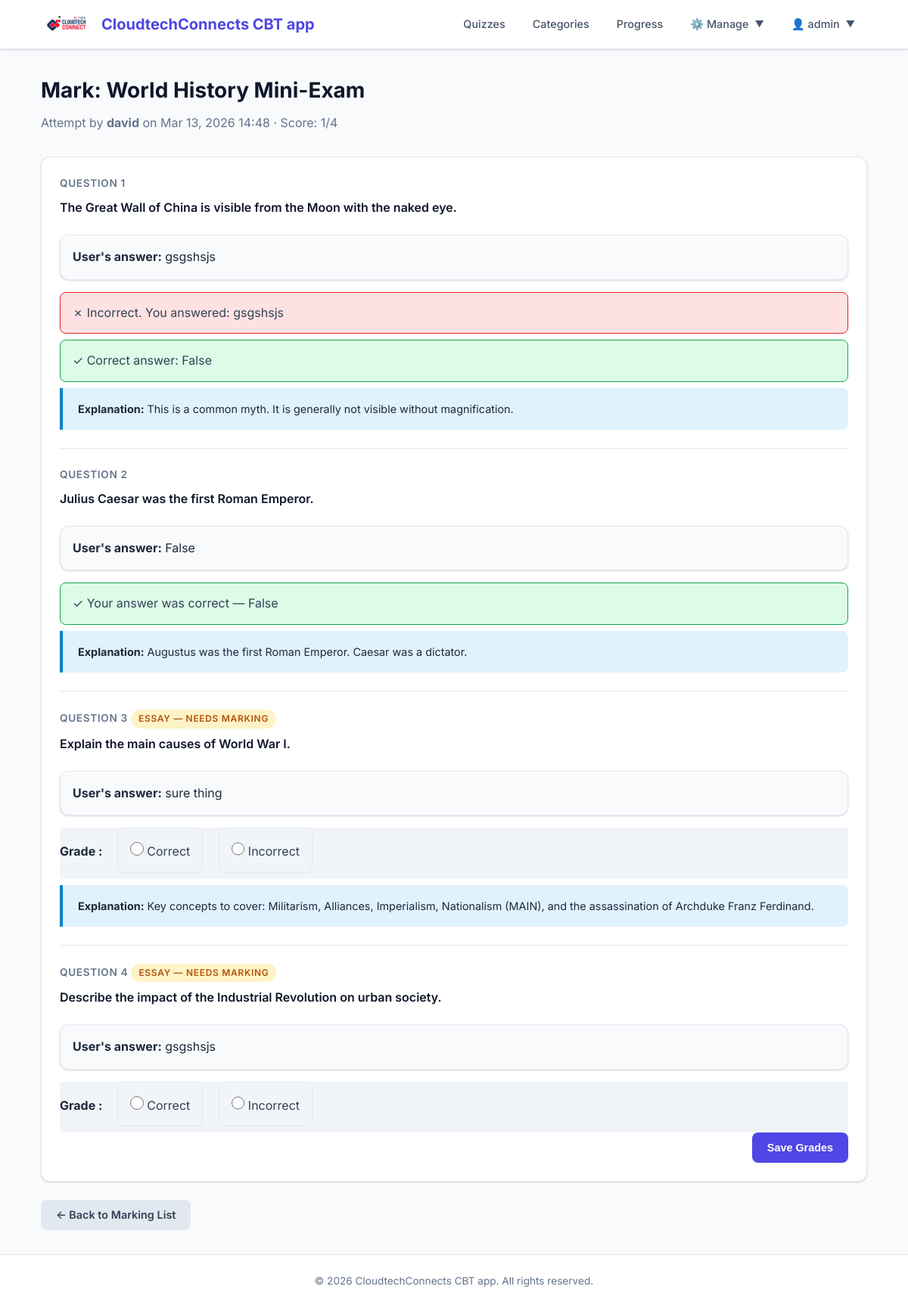
The app's page /marking/4/ (signed in) with its own data.
### apps/quiz/models.py (models this page shows, shortened)
class Sitting(models.Model):
    user = models.ForeignKey(
        settings.AUTH_USER_MODEL,
        on_delete=models.CASCADE,
        null=True,
        blank=True,
        related_name='sittings',
    )
    quiz = models.ForeignKey(
        Quiz,
        on_delete=models.CASCADE,
        related_name='sittings',
    )
    question_order = models.TextField(
        verbose_name='Question Order',
        help_text='JSON list of question PKs in display order.',
    )
    question_list = models.TextField(
        verbose_name='Question List',
        help_text='JSON list of dicts with pk and type.',
    )
    incorrect_questions = models.TextField(
        blank=True,
        verbose_name='Incorrect Questions',
        help_text='Comma-separated PKs of incorrect answers.',
    )
    graded_essays = models.TextField(
        blank=True,
        verbose_name='Graded Essays',
        help_text='Comma-separated PKs of already marked essay questions.',
    )
    current_score = models.IntegerField(default=0)
    complete = models.BooleanField(default=False)
    user_answers = models.TextField(
        default='{}',
        verbose_name='User Answers',
        help_text='JSON dict mapping question pk to user answer.',
    )
    start = models.DateTimeField(auto_now_add=True)
    end = models.DateTimeField(null=True, blank=True)
    objects = SittingManager()
    class Meta:
        verbose_name = 'Sitting'
        verbose_name_plural = 'Sittings'
        ordering = ['-start']
        permissions = ()
    def get_question_list(self):
        try:
            return json.loads(self.question_list)
        except (json.JSONDecodeError, TypeError):
            return []
    def _load_question(self, q_info):
        q_type = q_info['type']
        pk = q_info['pk']
        if q_type == 'mc':
            return MCQuestion.objects.get(pk=pk)
        elif q_type == 'tf':
            return TFQuestion.objects.get(pk=pk)
        elif q_type == 'essay':
            return EssayQuestion.objects.get(pk=pk)
        return None
    def get_user_answers(self):
        try:
            return json.loads(self.user_answers)
        except (json.JSONDecodeError, TypeError):
            return {}
    def get_questions_with_answers(self):
        user_answers = self.get_user_answers()
        result = []
        for q_info in self.get_question_list():
            question = self._load_question(q_info)
            if not question:
                continue
            q_pk = str(q_info['pk'])
            user_answer = user_answers.get(q_pk, '')
            is_correct = None
            correct_answer = question.get_correct_answer()
            if question.question_type == 'essay':
                is_correct = None  # manually graded
            elif user_answer:
                is_correct = question.check_if_correct(user_answer)
            result.append({
                'question': question,
                'user_answer': user_answer,
                'is_correct': is_correct,
                'correct_answer': correct_answer,
            })
        return result
    def get_total_questions(self):
        return len(self.get_question_list())

class Quiz(models.Model):
    title = models.CharField(max_length=60, verbose_name='Title')
    description = models.TextField(
        blank=True,
        help_text='A description of the quiz.',
    )
    url = models.SlugField(
        max_length=60,
        unique=True,
        help_text='A user-friendly URL slug.',
        verbose_name='URL',
    )
    category = models.ForeignKey(
        Category,
        on_delete=models.SET_NULL,
        null=True,
        blank=True,
        related_name='quizzes',
    )
    image = models.ImageField(
        upload_to='quiz_images/',
        blank=True,
        null=True,
        help_text='An optional image for the quiz.',
    )
    random_order = models.BooleanField(
        default=False,
        verbose_name='Random Order',
        help_text='Display the questions in a random order each time?',
    )
    max_questions = models.PositiveIntegerField(
        blank=True,
        null=True,
        verbose_name='Max Questions',
        help_text='Number of questions to show (random subset). '
                  'Leave blank to show all.',
    )
    time_limit = models.PositiveIntegerField(
        blank=True,
        null=True,
        verbose_name='Time Limit (minutes)',
        help_text='Time limit for the quiz in minutes. Leave blank for no limit.',
    )
    answers_at_end = models.BooleanField(
        default=False,
        verbose_name='Answers at End',
        help_text='Show correct answers only after quiz completion?',
    )
    hide_results = models.BooleanField(
        default=False,
        verbose_name='Hide Results',
        help_text='If yes, the user will not see their score or marked answers upon completion. '
                  'Useful for standard exams where results are released later.',
    )
    exam_paper = models.BooleanField(
        default=False,
        verbose_name='Exam Paper',
        help_text='If yes, the result of each attempt is stored. '
                  'Necessary for marking.',
    )
    single_attempt = models.BooleanField(
        default=False,
        verbose_name='Single Attempt',
        help_text='If yes, only one attempt per user is allowed.',
    )
    pass_mark = models.SmallIntegerField(
        default=0,
        verbose_name='Pass Mark (%)',
        help_text='Percentage required to pass. 0 means no pass mark.',
        validators=[MinValueValidator(0), MaxValueValidator(100)],
    )
    success_text = models.TextField(
        blank=True,
        verbose_name='Success Text',
        help_text='Displayed if the user passes.',
    )
    fail_text = models.TextField(
        blank=True,
        verbose_name='Fail Text',
        help_text='Displayed if the user fails.',
    )
    draft = models.BooleanField(
        default=False,
        verbose_name='Draft',
        help_text='If yes, the quiz is not publicly visible.',
    )
    featured = models.BooleanField(
        default=False,
        verbose_name='Featured',
        help_text='If yes, this quiz will be the ONLY one visible to students.',
    )
    class Meta:
        verbose_name = 'Quiz'
        verbose_name_plural = 'Quizzes'
        ordering = ['title']
        permissions = (
            ('view_sittings', 'Can see completed exams.'),
        )

class Question(models.Model):
    figure = models.ImageField(
        upload_to='question_images/',
        blank=True,
        null=True,
        verbose_name='Figure',
        help_text='An optional image displayed alongside the question.',
    )
    content = models.TextField(
        verbose_name='Question',
        help_text='Enter the question text.',
    )
    explanation = models.TextField(
        blank=True,
        verbose_name='Explanation',
        help_text='Explanation shown after the question is answered.',
    )
    category = models.ForeignKey(
        Category,
        on_delete=models.SET_NULL,
        null=True,
        blank=True,
    )
    sub_category = models.ForeignKey(
        SubCategory,
        on_delete=models.SET_NULL,
        null=True,
        blank=True,
    )
    class Meta:
        abstract = True

class TFQuestion(Question):
    quiz = models.ManyToManyField(Quiz, related_name='tf_questions', blank=True)
    correct = models.BooleanField(
        default=False,
        verbose_name='Correct Answer',
        help_text='Tick if the correct answer is True.',
    )
    class Meta:
        verbose_name = 'True/False Question'
        verbose_name_plural = 'True/False Questions'
    def check_if_correct(self, guess):
        return str(self.correct) == str(guess)
    def get_correct_answer(self):
        return 'True' if self.correct else 'False'
    @property
    def question_type(self):
        return 'tf'

class EssayQuestion(Question):
    quiz = models.ManyToManyField(Quiz, related_name='essay_questions', blank=True)
    class Meta:
        verbose_name = 'Essay Question'
        verbose_name_plural = 'Essay Questions'
    def get_correct_answer(self):
        return 'To be marked manually.'
    @property
    def question_type(self):
        return 'essay'

### apps/quiz/views.py (the view, shortened to what this page needs)
# urls.py: path('marking/<int:pk>/', views.marking_detail_view, name='marking_detail'),
@login_required
@permission_required('quiz.view_sittings', raise_exception=True)
def marking_detail_view(request, pk):
    sitting = get_object_or_404(Sitting, pk=pk, complete=True)
    questions_with_answers = sitting.get_questions_with_answers()
    return render(request, 'quiz/marking_detail.html', {
        'sitting': sitting,
        'questions_with_answers': questions_with_answers,
    })

### templates/quiz/marking_detail.html (shortened to what this page needs)
{% extends "base.html" %}
{% block content %}
<div class="page-header">
    <h1>Mark: {{ sitting.quiz.title }}</h1>
    <p>
        Attempt by <strong>{{ sitting.user.username|default:"Anonymous" }}</strong>
        on {{ sitting.end|date:"M d, Y H:i" }}
        · Score: {{ sitting.current_score }}/{{ sitting.get_total_questions }}
    </p>
</div>
<div class="card">
    <div class="card-body">
        <form method="post">
            {% for item in questions_with_answers %}
                <div style="{% if not forloop.first %}border-top: 1px solid var(--gray-200); padding-top: 1.5rem; margin-top: 1.5rem;{% endif %}">
                    <p class="question-number">
                        Question {{ forloop.counter }}
                        {% if item.question.question_type == 'essay' %}
                            <span class="badge badge-warning">Essay — Needs Marking</span>
                        {% endif %}
                    </p>
                    <p class="question-text" style="font-size: 1rem;">{{ item.question.content }}</p>
                    <div class="card mb-2" style="background: var(--gray-50);">
                        <div class="card-body" style="padding: 1rem;">
                            <strong>User's answer:</strong>
                            {% if item.question.question_type == 'mc' %}
                                {% for answer in item.question.get_answers %}
                                    {% if answer.pk|stringformat:"d" == item.user_answer %}
                                        {{ answer.content }}
                                    {% endif %}
                                {% endfor %}
                            {% else %}
                                {{ item.user_answer|default:"No answer" }}
                            {% endif %}
                        </div>
                    </div>
                    {% if item.question.question_type != 'essay' %}
                        {% include "quiz/includes/_correct_answer.html" with item=item %}
                    {% else %}
                        <div class="mt-2 p-3" style="background: var(--gray-100); border-radius: 4px;">
                            <strong>
                                Grade
                                :
                            </strong>
                            <div class="form-check form-check-inline" style="margin-left: 1rem; display: inline-block;">
                                <input class="form-check-input" type="radio" name="mark_{{ item.question.pk }}" id="correct_{{ item.question.pk }}" value="correct" {% if item.is_correct %}checked{% endif %}>
                                <label class="form-check-label" for="correct_{{ item.question.pk }}">Correct</label>
                            </div>
                            <div class="form-check form-check-inline" style="margin-left: 1rem; display: inline-block;">
                                <input class="form-check-input" type="radio" name="mark_{{ item.question.pk }}" id="incorrect_{{ item.question.pk }}" value="incorrect" {% if item.is_incorrect %}checked{% endif %}>
                                <label class="form-check-label" for="incorrect_{{ item.question.pk }}">Incorrect</label>
                            </div>
                        </div>
                    {% endif %}
                    {% if item.question.explanation %}
                        <div class="question-explanation mt-1">
                            <strong>Explanation:</strong> {{ item.question.explanation }}
                        </div>
                    {% endif %}
                </div>
            {% endfor %}
            <div class="mt-4 border-top pt-3 text-right">
                <button type="submit" class="btn btn-primary">Save Grades</button>
            </div>
        </form>
    </div>
</div>
<div class="mt-3">
    <a href="{% url 'quiz:marking_list' %}" class="btn btn-secondary">← Back to Marking List</a>
</div>
{% endblock %}

### templates/includes/_nav.html (shortened to what this page needs)
{% load static %}
<nav class="navbar">
    <div class="container">
        <a href="{% url 'quiz:quiz_list' %}" class="navbar-brand" style="display: flex; align-items: center; gap: 0.75rem;">
            <img src="{% static 'img/logo.png' %}" alt="Logo" style="height: 40px; width: auto;">
            <span>CloudtechConnects CBT app</span>
        </a>
        <ul class="navbar-nav">
            {% if not featured_quiz or not is_student %}
                <li><a href="{% url 'quiz:quiz_list' %}">Quizzes</a></li>
                <li><a href="{% url 'quiz:category_list' %}">Categories</a></li>
            {% endif %}
            {% if user.is_authenticated %}
                {% if not featured_quiz or not is_student %}
                    <li><a href="{% url 'quiz:progress' %}">Progress</a></li>
                {% endif %}
                {% if perms.quiz.add_quiz or perms.quiz.view_sittings %}
                    <li class="dropdown">
                        <a href="javascript:void(0)" class="dropdown-trigger" style="display: flex; align-items: center; gap: 0.5rem;" onclick="this.nextElementSibling.classList.toggle('show')">
                            ⚙️ Manage <small>▼</small>
                        </a>
                    </li>
                {% endif %}
                <li class="dropdown">
                    <a href="javascript:void(0)" class="dropdown-trigger" style="display: flex; align-items: center; gap: 0.5rem;" onclick="this.nextElementSibling.classList.toggle('show')">
                        👤 {{ user.username }} <small>▼</small>
                    </a>
                </li>
            {% else %}
                <li><a href="{% url 'accounts:login' %}">Login</a></li>
                <li><a href="{% url 'accounts:register' %}" class="btn btn-primary btn-sm">Sign Up</a></li>
            {% endif %}
        </ul>
    </div>
</nav>

### templates/quiz/includes/_correct_answer.html
{% if item.question.question_type == 'essay' %}
    <div class="form-check" style="background: var(--info-light); border-color: var(--info);">
        <label><strong>Essay answer:</strong> {{ item.user_answer|default:"No answer provided" }}</label>
    </div>
{% elif item.is_correct %}
    <div class="form-check answer-correct">
        <label>✓ Your answer was correct
            {% if item.question.question_type == 'mc' %}
                {% for answer in item.question.get_answers %}
                    {% if answer.pk|stringformat:"d" == item.user_answer %}
                        — {{ answer.content }}
                    {% endif %}
                {% endfor %}
            {% else %}
                — {{ item.user_answer }}
            {% endif %}
        </label>
    </div>
{% elif item.is_correct == False %}
    <div class="form-check answer-incorrect">
        <label>✗ Incorrect.
            {% if item.question.question_type == 'mc' %}
                You answered:
                {% for answer in item.question.get_answers %}
                    {% if answer.pk|stringformat:"d" == item.user_answer %}
                        {{ answer.content }}
                    {% endif %}
                {% endfor %}
            {% else %}
                You answered: {{ item.user_answer }}
            {% endif %}
        </label>
    </div>
    <div class="form-check answer-correct mt-1">
        <label>✓ Correct answer: {{ item.correct_answer }}</label>
    </div>
{% endif %}

### records on screen
Sitting: quiz "World History Mini-Exam", user.username "david", end "Mar 13, 2026 14:48", current_score "1", get_total_questions "4"
TFQuestion: question.content "The Great Wall of China is visible from the Moon with the naked eye.", user_answer "gsgshsjs", correct_answer "False", question.explanation "This is a common myth. It is generally not visible without magnification."
TFQuestion: question.content "Julius Caesar was the first Roman Emperor.", user_answer "False", question.explanation "Augustus was the first Roman Emperor. Caesar was a dictator."
EssayQuestion: shows "ESSAY — NEEDS MARKING", question.content "Explain the main causes of World War I.", user_answer "sure thing", question.explanation "Key concepts to cover: Militarism, Alliances, Imperialism, Nationalism (MAIN), and the assassination of Archduke Franz Ferdinand."
EssayQuestion: shows "ESSAY — NEEDS MARKING", question.content "Describe the impact of the Industrial Revolution on urban society.", user_answer "gsgshsjs"

### other values on screen
{{ user.username }} "admin"
